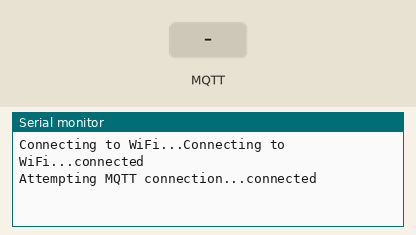
Recording of a sketch running on a simulated ESP32. Parts: the last lines printed to the serial monitor. The test bench sets the inputs (shaded band). WiFi joins after 1.5 s; servers stay silent unless stated; no MQTT or app messages arrive unless stated.

Above: at 4.7 s.
4.8 s: MQTT message "on" arrives on the first subscribed topic
At 6.0 s:
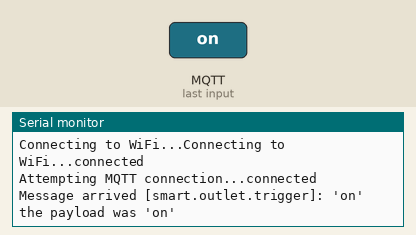
6.3 s: MQTT message "off" arrives on the first subscribed topic
At 7.2 s:
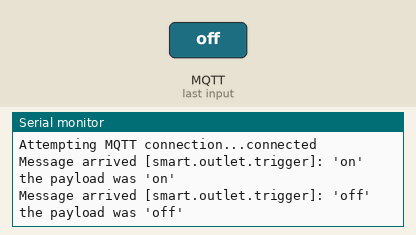
7.8 s: MQTT message "1" arrives on the first subscribed topic
At 8.3 s:
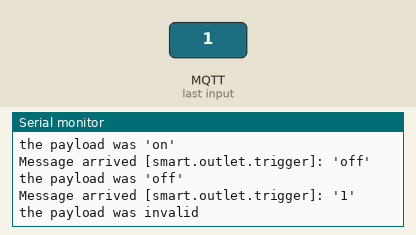

Measured:
- after the input at 4.8 s, the serial monitor: prints a new line at once (image 1)
- after the input at 6.3 s, the serial monitor: prints a new line at once (image 2)
- after the input at 7.8 s, the serial monitor: prints a new line at once (image 3)

The sketch:

wifi-and-mqtt-test.ino
```cpp
#include <WiFi.h>
#include <PubSubClient.h>
#include <string>

const char* ssid = "";
const char* password = "";

// MQTT topics
const char* outTopic = "smart.outlet.state";
const char* inTopic = "smart.outlet.trigger";

// MQTT broker IP address
const char* mqtt_server = "";

// Initialize the WiFi and MQTT client objects
WiFiClient espClient;
PubSubClient client(espClient);

void callback(char* topic, byte* payload, unsigned int length) {
  // convert payload to string
  char str[length + 1];
  memcpy(str, payload, length);
  str[length] = '\0';

  Serial.print("Message arrived [");
  Serial.print(topic);
  Serial.print("]: ");
  Serial.printf("'%s'\n", str);

  if (strcmp(str, "on") == 0) {
    Serial.println("the payload was 'on'");
  }
  else if (strcmp(str, "off") == 0) {
    Serial.println("the payload was 'off'");
  }
  else {
    Serial.println("the payload was invalid");
  }
}

void reconnect() {
  // Loop until we're reconnected
  while (!client.connected()) {
    Serial.print("Attempting MQTT connection...");
    // Attempt to connect
    if (client.connect("arduinoClient", "rstewa", "Lubricant7-Icing1-Anatomist6-Removal7-Slideshow1")) {
      Serial.println("connected");
      // Once connected, publish an announcement...
      client.publish(outTopic, "hello world");
      // ... and resubscribe
      client.subscribe(inTopic);
    } else {
      Serial.print("failed, rc=");
      Serial.print(client.state());
      Serial.println(" try again in 5 seconds");
      // Wait 5 seconds before retrying
      delay(5000);
    }
  }
}

void setup() {
  Serial.begin(115200);

  // Connect to WiFi network
  WiFi.begin(ssid, password);

  while (WiFi.status() != WL_CONNECTED) {
    delay(1000);
    Serial.print("Connecting to WiFi...");
  }

  Serial.println("connected");

  // Set the MQTT broker server IP address and port
  client.setServer(mqtt_server, 1883);
  client.setCallback(callback);

  // allow the hardware to sort itself out
  delay(1500);
}

void loop() {
  if (!client.connected()) {
    reconnect();
  }
  client.loop();
}
```
